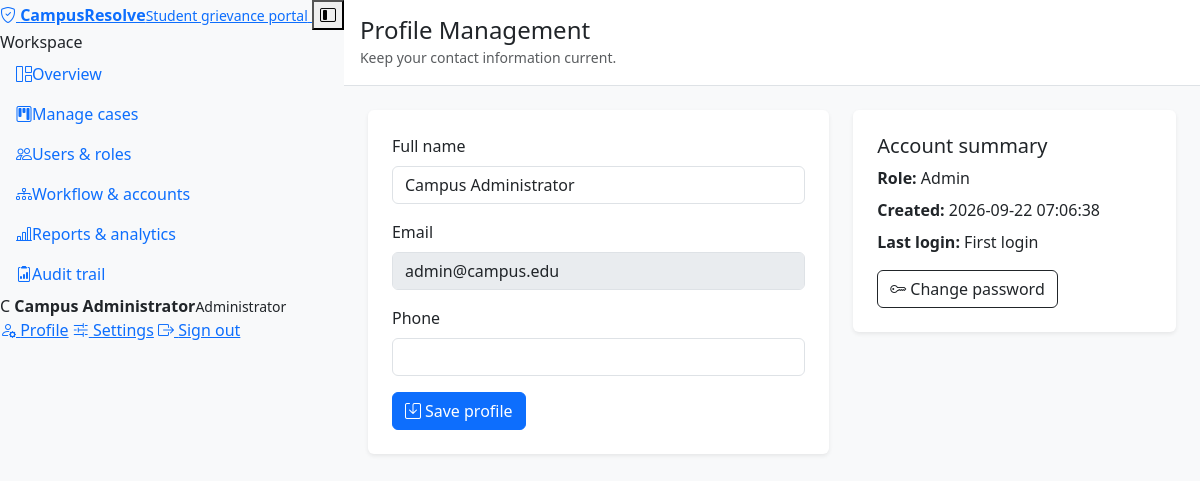
The app's page /profile.php (signed in) with its own data.
### tables this page shows
CREATE TABLE IF NOT EXISTS `users` (
  `id` INT AUTO_INCREMENT PRIMARY KEY,
  `full_name` VARCHAR(100) NOT NULL,
  `email` VARCHAR(150) NOT NULL UNIQUE,
  `password` VARCHAR(255) NOT NULL,
  `role` ENUM('user','admin','department','officer') NOT NULL DEFAULT 'user',
  `department_id` INT DEFAULT NULL,
  `is_active` TINYINT(1) NOT NULL DEFAULT 1,
  `created_at` TIMESTAMP DEFAULT CURRENT_TIMESTAMP,
  CONSTRAINT `fk_users_department` FOREIGN KEY (`department_id`) REFERENCES `departments`(`id`) ON DELETE SET NULL,
  INDEX `idx_users_role_active` (`role`, `is_active`)
);

### includes/security.php (called while the page is built, shortened)
<?php
function e(?string $value): string
{
    return htmlspecialchars((string)$value, ENT_QUOTES, 'UTF-8');
}
?>

### profile.php (the view, shortened to what this page needs)
<?php
require_once 'config.php';
$userId = (int)$_SESSION['user_id'];
$stmt = $conn->prepare('SELECT full_name, email, phone, role, created_at, last_login_at FROM users WHERE id = ? LIMIT 1');
$stmt->bind_param('i', $userId); $stmt->execute(); $user = $stmt->get_result()->fetch_assoc(); $stmt->close();
?><!doctype html><html lang="en"><head><meta charset="utf-8"><meta name="viewport" content="width=device-width, initial-scale=1"><title>Profile | Grievance Portal</title><link href="https://cdn.jsdelivr.net/npm/bootstrap@5.3.3/dist/css/bootstrap.min.css" rel="stylesheet"><link href="https://cdn.jsdelivr.net/npm/bootstrap-icons@1.11.3/font/bootstrap-icons.css" rel="stylesheet"></head><body class="bg-light"><div class="d-flex min-vh-100"><?php include 'includes/sidebar.php'; ?><main class="flex-grow-1"><header class="bg-white border-bottom p-3"><h4 class="mb-0">Profile Management</h4><small class="text-muted">Keep your contact information current.</small></header><div class="container-fluid p-4"><div class="row g-4"><div class="col-lg-7"><div class="card border-0 shadow-sm"><div class="card-body p-4"><?php if ($message): ?><div class="alert alert-success"><?=e($message)?></div><?php endif; ?><?php if ($error): ?><div class="alert alert-danger"><?=e($error)?></div><?php endif; ?><form method="post"><?=csrf_field()?><div class="mb-3"><label class="form-label">Full name</label><input class="form-control" name="full_name" value="<?=e($user['full_name'])?>" required maxlength="100"></div><div class="mb-3"><label class="form-label">Email</label><input class="form-control" value="<?=e($user['email'])?>" disabled></div><div class="mb-3"><label class="form-label">Phone</label><input class="form-control" name="phone" value="<?=e($user['phone'] ?? '')?>" maxlength="30"></div><button class="btn btn-primary"><i class="bi bi-save me-1"></i>Save profile</button></form></div></div></div><div class="col-lg-5"><div class="card border-0 shadow-sm"><div class="card-body p-4"><h5>Account summary</h5><p class="mb-2"><strong>Role:</strong> <?=e(ucfirst($user['role']))?></p><p class="mb-2"><strong>Created:</strong> <?=e($user['created_at'])?></p><p class="mb-3"><strong>Last login:</strong> <?=e($user['last_login_at'] ?? 'First login')?></p><a class="btn btn-outline-dark" href="change_password.php"><i class="bi bi-key me-1"></i>Change password</a></div></div></div></div></div></main></div></body></html>

### records on screen
users: full_name "Campus Administrator", email "admin@campus.edu", role "Admin", created_at "2026-09-22 07:06:38", last_login_at "First login"

### other values on screen
$label "Overview Manage cases Users & roles Workflow & accounts Reports & analytics Audit trail"
$initial "C"
$_SESSION['user_name'] "Campus Administrator"
$role_label "Administrator"
